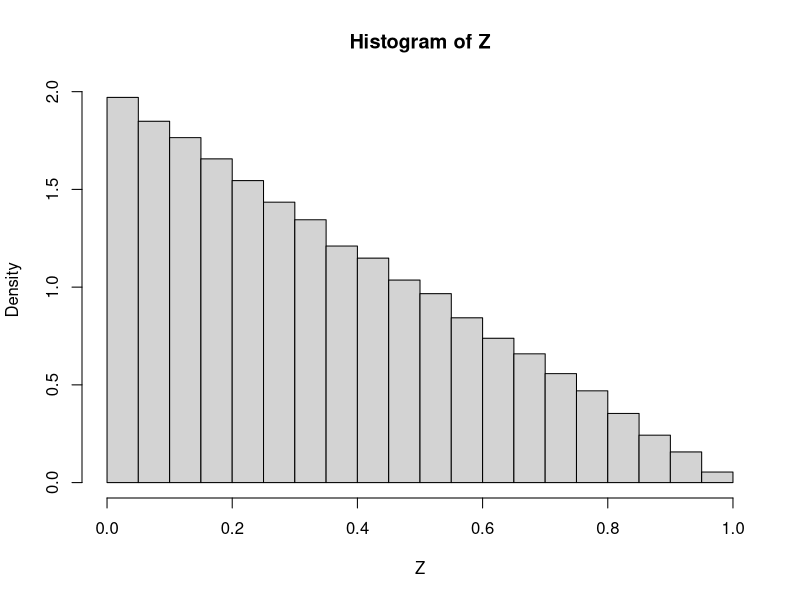
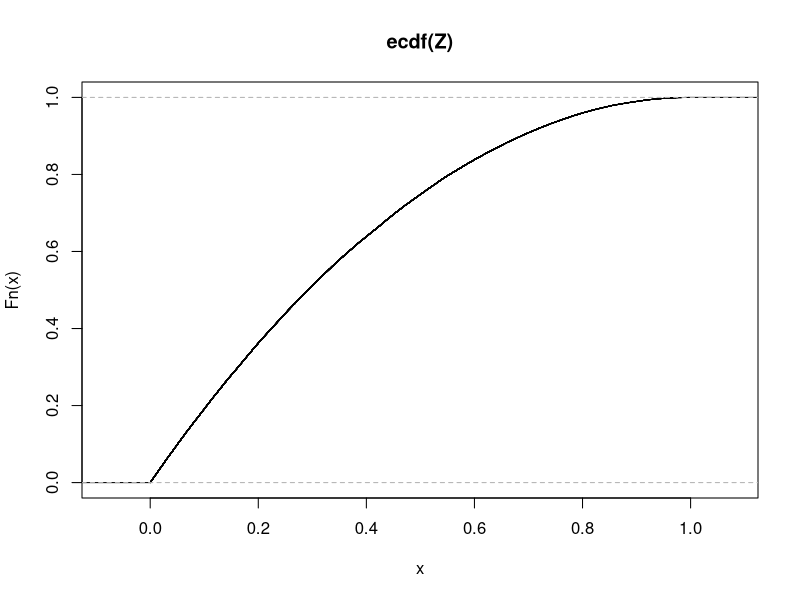
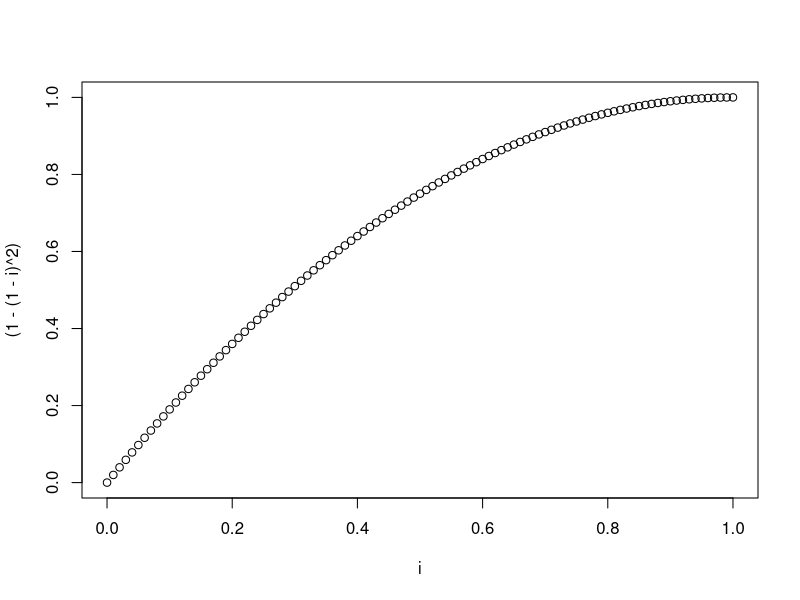
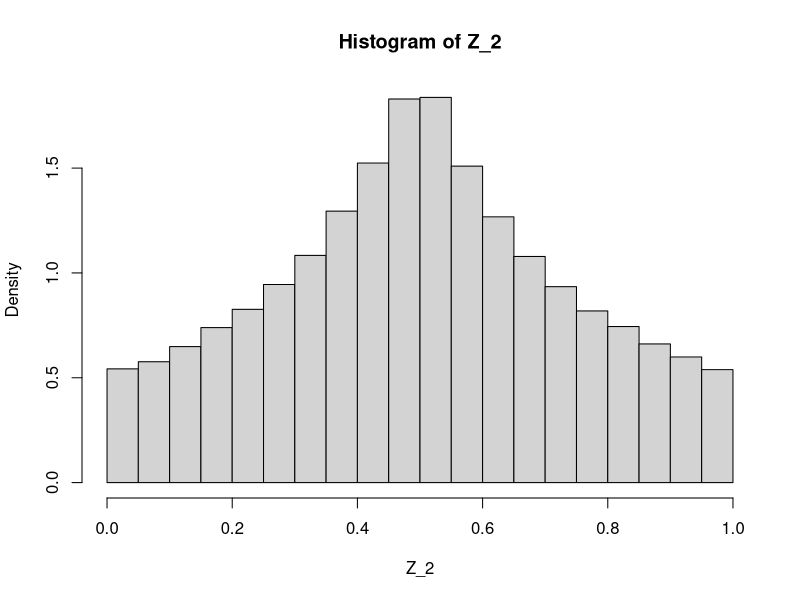
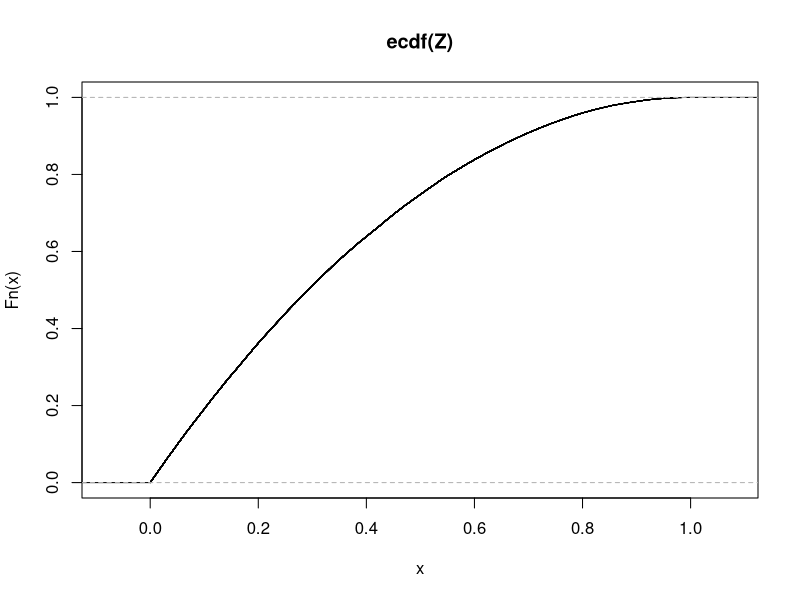

Write the R code that produced these figures, in order.
# Chapter3.6
# Problem 43 ----
# Let X and Y be independent and unif [0,1]. Find the cdf and pdf of the 
# random variables

# a) |X-Y| ----
nr_runs <- 100000
X <- runif(nr_runs)
Y <- runif(nr_runs)
Z <- abs(X - Y)

hist(Z, freq = FALSE) # pdf
plot(ecdf(Z)) # cdf

# Try to check the solution 1-(1-x)**2

i = seq(0,1,0.01)
plot(i,(1-(1-i)**2))

# b) X/(X+Y) ----
Z_2 <- X/(X+Y)

hist(Z_2, freq = FALSE) #pdf
plot(ecdf(Z)) #cdf


# Problem 45 ----
# In Problem 34 (Adam uniformly distributed
# between 12:30 and 13:00, Billy uniformly 
# distributed between 12:30 and 13:15), 
# compute the expected time that ...
set.seed(12)
nr_runs <- 100000
adam <- runif(nr_runs, 0, 30)
billy <- runif(nr_runs, 0, 45)

# a) Billy bob must wait for Adam ----

#if adam arrives first, billy waits 0 minutes
wait_time <- ifelse(adam-billy<0, 0, adam-billy)

print("Billy average waiting time")
mean(wait_time)
# Billy will wait approx 10 minutes


# b) The first person to arrive must wait for the second ----
abs_wait_time <- abs(adam-billy)
print("Average waiting time")
mean(abs_wait_time)

